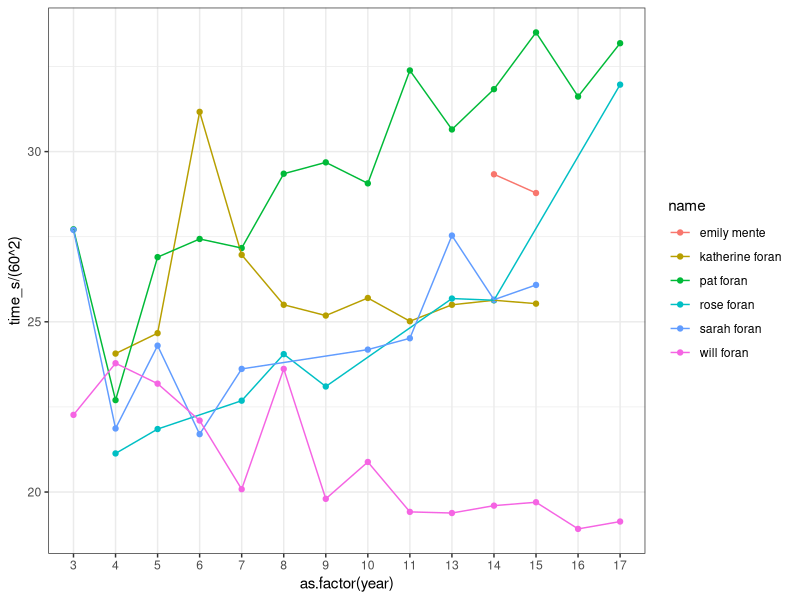

Reproduce this figure in R. (Note: this script raises an error after producing the figure.)
library(dplyr)
library(magrittr)
library(ggplot2)
library(lubridate)

# quick function to remove inconsitant names
# always use a nickname
nickname <- function(n) {
 # fullname to nickname
 # or typo to not
 nicks<-list(
   c('^ \\+',''),
   c(' \\+$',''),
   c('^patrick ','pat ')  ,
   c('^bradley ','brad '),
   c('^rosemary ','rose '),
   c('^jonathan ','jon '),
   c('^joseph ','joe '),
   c('^rose iacovino','rose foran'),
   c('^kathrine ','katherine '),
   c('^nathan ','nate '),
   c('william ','will ') )

 # interively apply each replacemnt
 Reduce(function(r,x) gsub(x[1],x[2],r), nicks,init=n)
}

## read in data
# count number of years name is seen
d <-
 read.table('txt/year_person.txt',sep="\t",header=F) %>%
 `names<-`(c('year','fullname','time')) %>%
 mutate(name=nickname(fullname),
        time_s=period_to_seconds(hm(time)) ) %>%
 group_by(name) %>% 
 mutate(nraces=n()) 

# by years run
#d %>% filter(nraces>13) %>% nrow()


filterpeps <- function(d,peps) {
 pepregex <- paste(peps,sep='|',collapse='|')
 d %>% filter( grepl(pepregex,name,perl=T ))
}

plot_race <- function(d) {
 ggplot(d) + 
 aes(x=as.factor(year),
     y=time_s/(60^2),
     color=name,
     group=name) +
 geom_point() +
 theme_bw()
 #scale_y_continuous(limits=c(18,35))+
}
save_img <-function(f,p) ggsave(path.expand('imgs',f),p,width=11,height=5)


## 
p.foran <- d %>% filterpeps(c('foran','emily mente')) %>% plot_race
pf.line <- p.foran + geom_line()
pf.lm <- p.foran + geom_smooth(method='lm',se=F) 

save_img('foran_family_year.png',pf.line)
save_img('foran_family_year_lm.png',pf.lm)

## 

willcohort <- c('will foran','brad argentine','jon williams','brad frink','joe kopnitsky', 'kayla curtis','aaron walker','rob argentine')
p.willcohort <- d %>% filterpeps(willcohort) %>% plot_race
print( p.willcohort + geom_line()  )
print( p.willcohort + geom_smooth(method='lm',se=F)  )



